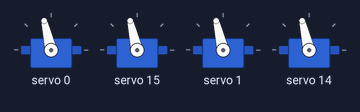
This sketch was run on a simulated ESP32. Shown: 4 × servo.

Above: at 0.35 s.
At 0.8 s:
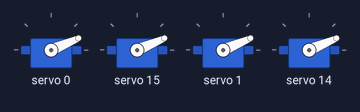
Timing chart, 0 to 3.3 s (numbered marks = the images above):
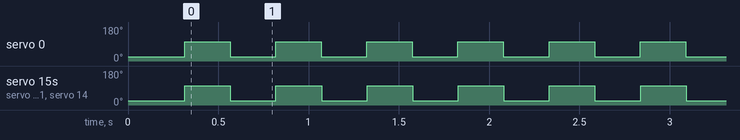

Measured:
- by itself, servo 0, servo 15, servo 1, servo 14: alternates 103° for 0.25 s and 23° for 0.25 s

The sketch:

test_servo.ino
```cpp
// ESP32 + PCA9685 (Adafruit_PWMServoDriver) + 4x RDS3120
// Movimento: 25° <-> 100° alla massima velocità (senza ramp)

// Librerie:
//  - Adafruit PWM Servo Driver: https://github.com/adafruit/Adafruit-PWM-Servo-Driver-Library
//  - Adafruit BusIO (dipendenza)

#include <Wire.h>
#include <Adafruit_PWMServoDriver.h>

// --- CONFIGURAZIONE HARDWARE ---
static const uint8_t I2C_SDA  = 42;
static const uint8_t I2C_SCL  = 41;
static const uint32_t I2C_HZ  = 1'000'000; // prova 1 MHz; se instabile, scendi a 400'000

// Indirizzo PCA9685 (default 0x40 con A0..A5 a 0)
Adafruit_PWMServoDriver pwm = Adafruit_PWMServoDriver(0x40);

// Canali da usare per pilotare i motori (0..15)
uint8_t LEFT_STRAIGHT  = 0;
uint8_t LEFT_HOOK      = 1;
uint8_t RIGHT_HOOK	   = 14;
uint8_t RIGHT_STRAIGHT = 15;

// PARAMETRI SERVO (RDS3120 o BLS-HV20KG-180)
// P.S. Se noti che a 0° o 180° tocca meccanicamente, riduci un po’ i limiti (es. 600–2400 µs)
static const float SERVO_MIN_US = 500.0f;
static const float SERVO_MAX_US = 2500.0f;
static const float SERVO_NEU_US = 1500.0f;

// Impostiamo 50 Hz per servi classici
static const float SERVO_FREQ_HZ = 50.0f;

// Limiti di movimento richiesti
static const float ANGLE_A = 25.0f;
static const float ANGLE_B = 100.0f;

// RDS3120
// Velocità dichiarata ~0.17 s/60° @6.8V -> ~2.83 ms/°; per 75° ≈ 212 ms + un margine.
static const uint32_t MOVE_WAIT_MS = 250;

// BLS-HV20KG-180
// Velocità dichiarata ~0.06 s / 60° @7,4–8,4V => ~1 ms/°, per 75° -> ~75 ms + un margine.
//static const uint32_t MOVE_WAIT_MS = 120;

// UTILITY: conversioni ---
inline uint16_t usToTicks(float us, float pwmHz) {
  // PCA9685: 12 bit (0..4095), periodo = 1/pwmHz (es. 20'000 us @ 50 Hz)
  const float period_us = 1e6f / pwmHz;
  float ticks = (us / period_us) * 4096.0f; // 4096 step per periodo
  if (ticks < 0)   ticks = 0;
  if (ticks > 4095) ticks = 4095;
  return (uint16_t)(ticks + 0.5f);
}

inline float clamp(float v, float lo, float hi) {
  return (v < lo) ? lo : (v > hi ? hi : v);
}

// Converte gradi [0..180] in microsecondi, rimappando linearmente tra SERVO_MIN_US e SERVO_MAX_US
float angleDegToUs(float deg) {
  deg = clamp(deg, 0.0f, 180.0f);
  // 0° -> MIN_US, 180° -> MAX_US
  return SERVO_MIN_US + (SERVO_MAX_US - SERVO_MIN_US) * (deg / 180.0f);
}

// Scrive l’angolo su un canale
void writeAngle(uint8_t ch, float deg) {
  float us = angleDegToUs(deg);
  uint16_t off = usToTicks(us, SERVO_FREQ_HZ);
  // on=0, off=calcolato: impulso “alto” da 0 a off
  pwm.setPWM(ch, 0, off);
}

// Muove tutti i 4 servi allo stesso angolo
void moveAllTo(float deg) {
  writeAngle(LEFT_STRAIGHT,  deg);
  writeAngle(RIGHT_STRAIGHT, deg);
  writeAngle(LEFT_HOOK, 	 deg);
  writeAngle(RIGHT_HOOK, 	 deg);
}

void setup() {
  // I²C ad alta velocità
  Wire.begin(I2C_SDA, I2C_SCL);
  Wire.setClock(I2C_HZ);

  // Avvio PCA9685
  pwm.begin();
  pwm.setOscillatorFrequency(25000000); // 25 MHz tipico
  pwm.setPWMFreq(SERVO_FREQ_HZ);
  delay(10);

  // Porta i servi a 25° come posizione iniziale
  moveAllTo(ANGLE_A);
  delay(300);
}

void loop() {
  // 25° -> 100°
  moveAllTo(ANGLE_B);
  delay(MOVE_WAIT_MS);

  // 100° -> 25°
  moveAllTo(ANGLE_A);
  delay(MOVE_WAIT_MS);
}
```
